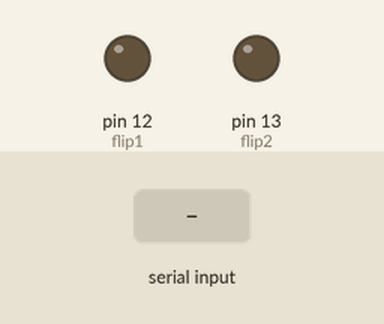
Recording of a sketch running on a simulated Arduino Uno, built with avr-gcc and run on an emulated ATmega328P. Parts: output pins drawn as LEDs (lit = HIGH). The inputs (shaded band) are chosen by the test bench.

Above: at 1.2 s.
1.3 s: "H" received over Serial
At 2.2 s:
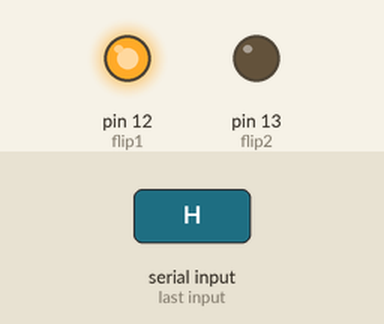
2.8 s: "N" received over Serial
At 3.4 s:
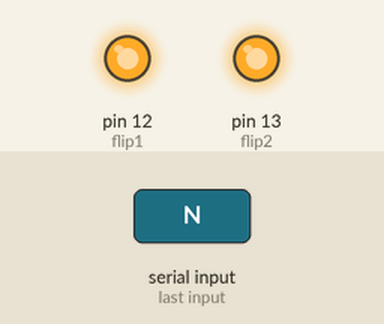
4.3 s: "L" received over Serial
At 5.5 s:
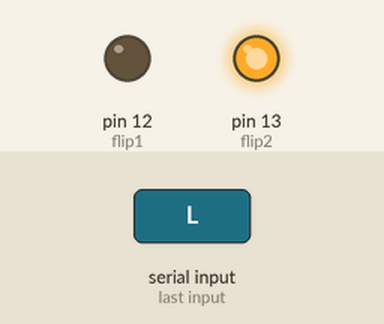
5.8 s: "M" received over Serial
At 6.8 s:
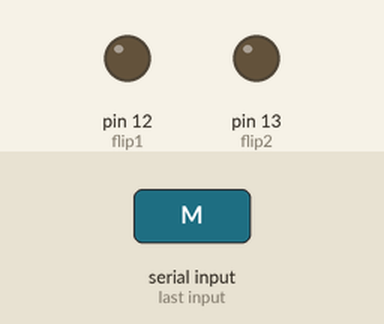
Timing chart, 0 to 8.3 s (numbered marks = the images above; inputs shaded):
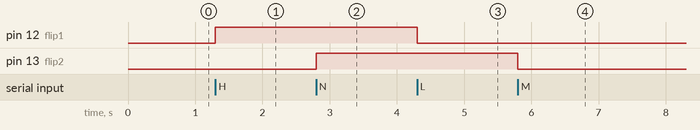

The sketch:

arduino_script_flipper.ino
```cpp
//this is the code that should be loaded onto the arduino controling the mirror flippers in the calibration unit

int flip1 = 12;
int flip2 = 13;
int incomingByte = 0;
int inPin = 7;   // flipper input connected to digital pin 7
int inPin2 = 8;   // flipper 2 input connected to digital pin 8
int val = 0;     // variable to store the read value

void setup() {
    pinMode(flip1, OUTPUT);
    pinMode(flip2, OUTPUT);
    pinMode(inPin, INPUT);      // sets the digital pin 7 as input
    pinMode(inPin2, INPUT);      // sets the digital pin 7 as input

    //Setup Serial Port with baud rate of 9600
    Serial.begin(9600);

}

void loop() {
    if (Serial.available() > 0) {
        // read the incoming byte:
        incomingByte = Serial.read();

        if(incomingByte == 'H'){
            digitalWrite(flip1, HIGH);

        }else if(incomingByte == 'L'){
            digitalWrite(flip1, LOW);

        }else if(incomingByte == 'M'){
            digitalWrite(flip2, LOW);

        }else if(incomingByte == 'N'){
            digitalWrite(flip2, HIGH);

        }else if(incomingByte == 'R'){
            val=digitalRead(inPin);
            Serial.println(val);
        }else if(incomingByte == 'V'){
            val=digitalRead(inPin2);
            Serial.println(val);
        }else if(incomingByte == 'A'){
            val=digitalRead(flip1);
            Serial.println(val);
        }else if(incomingByte == 'B'){
            val=digitalRead(flip2);
            Serial.println(val);
        }else{
            Serial.println("invalid!");
        }

    }

}
```

Measured:
- after the input at 1.3 s, pin 12 (flip1): LOW → HIGH at once
- after the input at 2.8 s, pin 13 (flip2): LOW → HIGH at once
- after the input at 4.3 s, pin 12 (flip1): HIGH → LOW at once
- after the input at 5.8 s, pin 13 (flip2): HIGH → LOW at once
